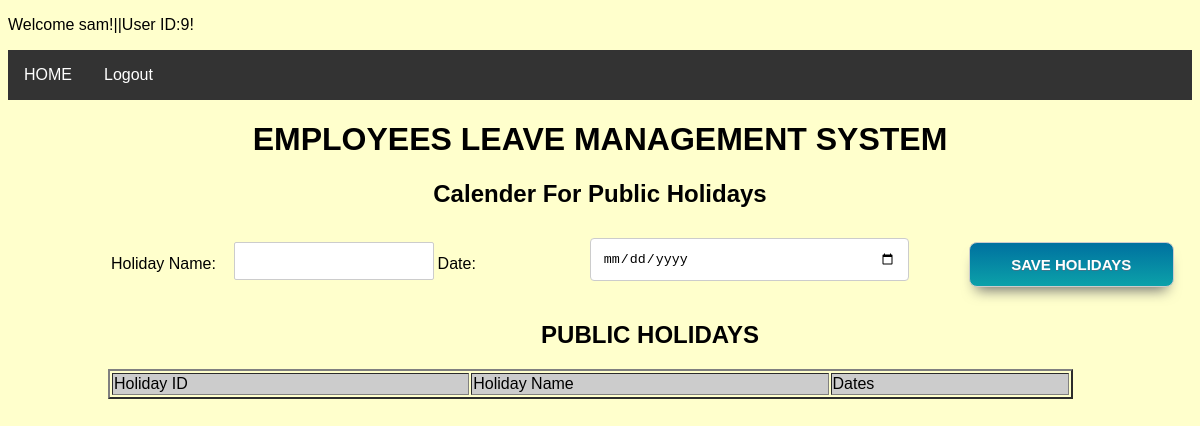
The page /holidays.php (signed in) on the database as committed earlier.
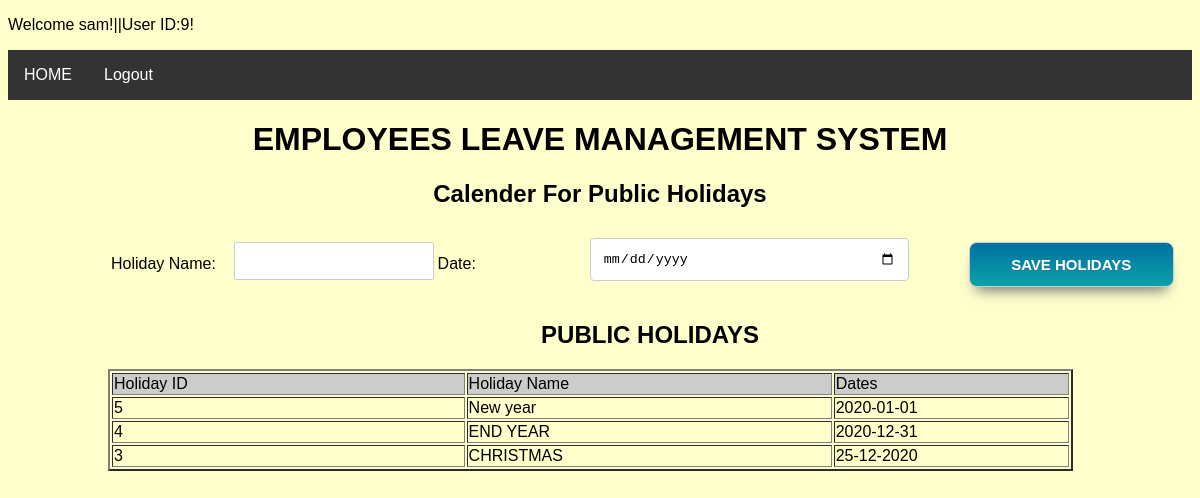
The same page on the database as committed later.
### tables this page shows
CREATE TABLE IF NOT EXISTS `publicholidays` (
  `HolidayID` int(20) NOT NULL AUTO_INCREMENT,
  `HolidayName` varchar(50) NOT NULL,
  `Dates` varchar(20) NOT NULL,
  PRIMARY KEY (`HolidayID`)
);

### holidays.php (the view, shortened to what this page needs)
<?php
include_once("db.php");
$result = mysqli_query($con, "SELECT * FROM publicholidays ORDER BY HolidayID DESC");
?>
<!DOCTYPE html>
<html>
<head>
<link href="style.css" rel="stylesheet">
</head>
<body>
<p align="left">Welcome <?php echo $_SESSION['Usernames']; ?>!||User ID:<?php echo $_SESSION['UserID']; ?>!</p>
<ul>
  <li><a href="index.php">HOME</a></li>
  <li><a href="logout.php">Logout</a></li>
</ul>
<div>
<h1 align="center">EMPLOYEES LEAVE  MANAGEMENT SYSTEM</h1>
<h2 align="center">Calender For Public Holidays </h2>
<div id="form" style="padding-left:100px">
<form action="holidays.php" method="post" name="form1">
        <table width="95%" border="0" style="padding-left:-100px;">
            <tr>
                <td width="12%">Holiday Name:</td>
              <td width="19%"><input type="text" name="HolidayName" required/></td>
				                <td width="15%">Date:</td>
              <td width="32%">
			  <input type="date" id="birthday" name="Dates" required/>
			  </td>
			  <td width="22%"><input type="submit" name="Submit" value="SAVE HOLIDAYS"></td>
            </tr>
    </table>
  </form>
		<h2 align="center">PUBLIC HOLIDAYS </h2>
        <table width='89%' border=2>
        <tr bgcolor='#CCCCCC'>
            <td width="9%">Holiday ID</td>
            <td width="9%">Holiday Name</td>
            <td width="6%">Dates</td>
		  </tr>
        <?php
        while($res = mysqli_fetch_array($result)) {
            echo "<tr>";
            echo "<td>".$res['HolidayID']."</td>";
            echo "<td>".$res['HolidayName']."</td>";
            echo "<td>".$res['Dates']."</td>";
        	echo "</tr>";
        }
        ?>
  </table>
  </div>
</div>
</body>
</html>

Rows that differ between the two databases and show on the page:
added publicholidays: HolidayID "5", HolidayName "New year", Dates "2020-01-01"
added publicholidays: HolidayID "4", HolidayName "END YEAR", Dates "2020-12-31"
added publicholidays: HolidayID "3", HolidayName "CHRISTMAS", Dates "25-12-2020"
